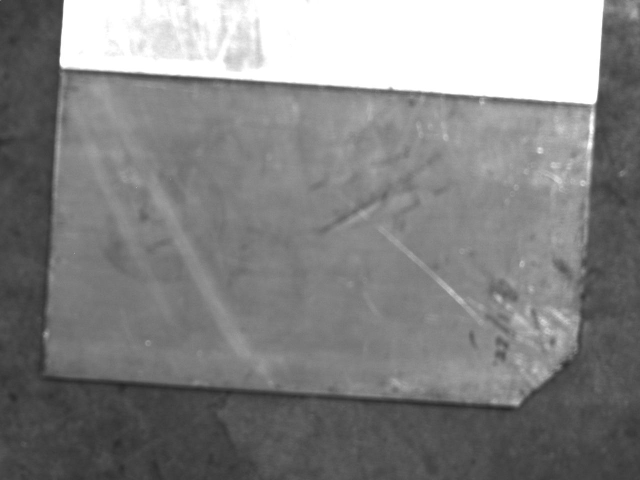
#> input picture objdetect1.0/Migrated/fc2_save_2023-07-24-101307-0014.jpg_2023-07-24-110340-0018.jpg, 1280 x 960 px, found by its file name (shown at 1/2 size)
$ python cannySlider.py
#> lines starting #> are read from the running program, lines starting #| are printed output that depends on the picture
'''
A simple program that lets users manually calibrate
the threshold values used in the canny function
'''

import cv2


lowThresh = 0
highThresh = 0

sourcePath = 'Migrated\\fc2_save_2023-07-24-101307-0014.jpg_2023-07-24-110340-0018.jpg'
windowName = 'test'

source = cv2.imread(sourcePath)
#> source is the input picture: shape (960, 1280, 3); min 7, max 255, mean 132.3
source = cv2.cvtColor(source,cv2.COLOR_BGR2GRAY)
#> source: shape (960, 1280)
source = cv2.GaussianBlur(source,(9,9),6)
claheObject = cv2.createCLAHE(clipLimit=2.0,tileGridSize=(3,2))
claheObject.apply(source)

nameLow = 'Low Threshold'
nameHigh = 'High threshold'
finalThresh = [0,0]

cv2.imshow('SourceImage',source)
cv2.waitKey()


def default():

   cv2.namedWindow(windowName)
   cv2.resizeWindow(windowName,800,800)

   cv2.createTrackbar(nameLow,windowName,0,200,cannyOnImage)
   cv2.createTrackbar(nameHigh,windowName,0,200,cannyOnImage)

   cannyOnImage(0)
   cv2.waitKey()


def cannyOnImage(blank):

#> called with blank = 0
   lowT = cv2.getTrackbarPos(nameLow, windowName)
   highT = cv2.getTrackbarPos(nameHigh,windowName)

   cannyDst = cv2.Canny(source,lowT,highT)
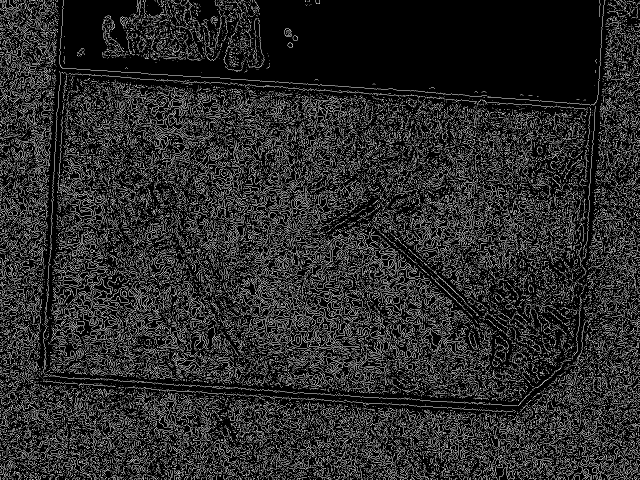
#> cannyDst: shape (960, 1280) (shown at 1/2 size); 16.5% white in thin lines or dots
   cv2.imshow(windowName,cannyDst)
   finalThresh[0],finalThresh[1]= lowT,highT

default()
cv2.imwrite('cannyDst1.png',cv2.Canny(source,finalThresh[0],finalThresh[1]))

$ run again, with objdetect1.0/Migrated/2.jpg copied over objdetect1.0/Migrated/fc2_save_2023-07-24-101307-0014.jpg_2023-07-24-110340-0018.jpg
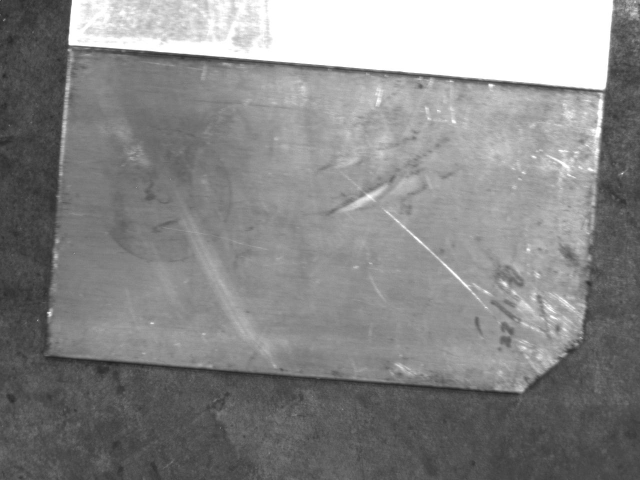
#> input picture objdetect1.0/Migrated/2.jpg, 1280 x 960 px, found by its file name (shown at 1/2 size)
#> source is the input picture: shape (960, 1280, 3); min 17, max 255, mean 135.4
#> in cannyOnImage, `cannyDst = cv2.Canny(source,lowT,highT)`:
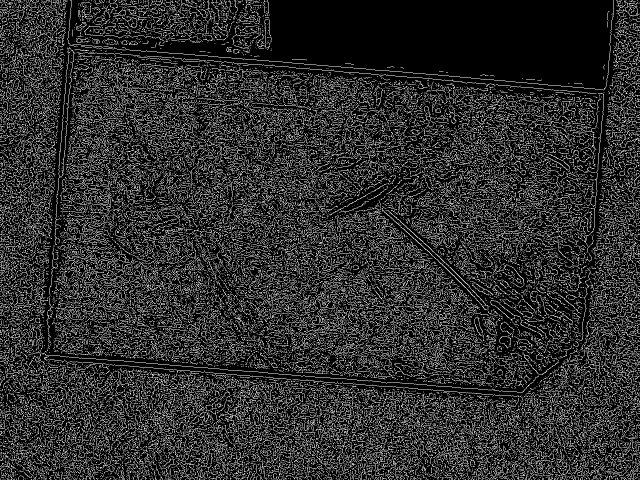
#> cannyDst: shape (960, 1280) (shown at 1/2 size); 17.5% white in thin lines or dots
